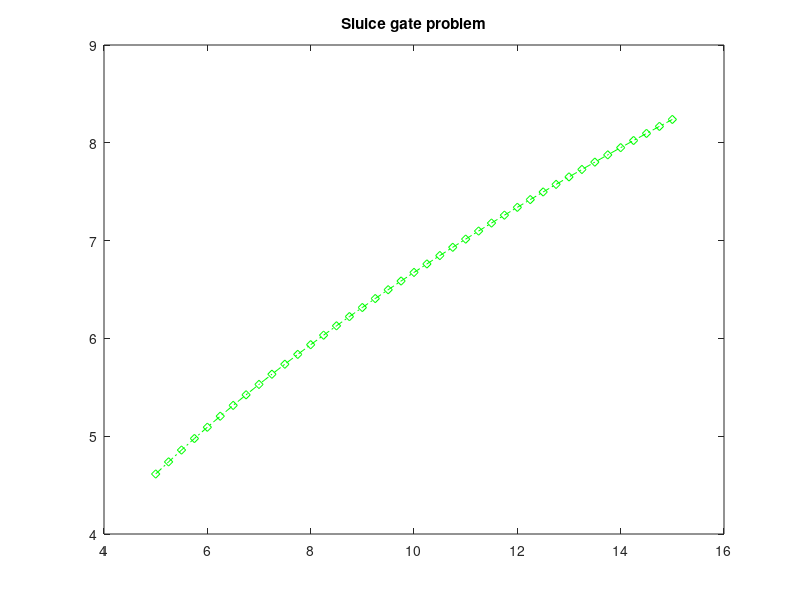

Write MATLAB code to recreate this figure.
'05'

clc
clear all
z1=5;a=.8;cc=.61;g=9.81;z2=a*cc;h=.25;
if(.1<(a/z1) && (a/z1)<.2)
    a=z2*sqrt((2*g*(z1-z2))/(1-(z2/z1)^2))
else
    a='Not possible'
end
z1=z1:h:15;
ans_1=z2*sqrt((2*g*(z1-z2))./(1-(z2./z1).^2));
b_____z1_______QbyB=[z1', ans_1']
plot(z1,ans_1,'g-.d')
title('Sluice gate problem')



%%%%%%%%%%Output%%%%%%%%%%%
